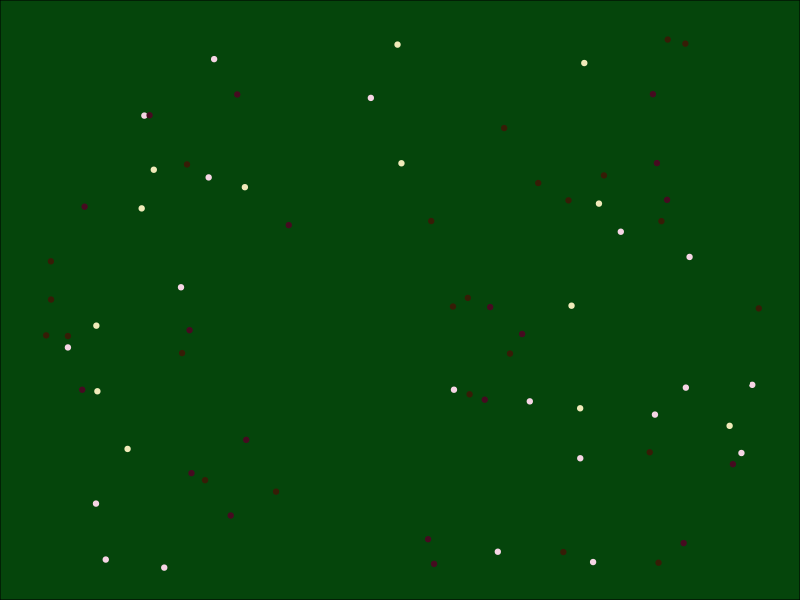

Source code (R):
library(tidyverse)
pallete1 <- c(
  "#05450b",
  "#f6d5e5",
  "#450b20",
  "#361d06",
  "#f0eab9"
)


dados <- tibble(
  x = runif(100),
  y = runif(100),
  color = sample(pallete1, 100, replace = TRUE)
)


dados %>% 
  ggplot() +
  geom_point(
    aes(x, y, color = color)
  ) +
  scale_color_identity() +
  theme_void() +
  theme(plot.background = element_rect(fill = pallete1[1]))

